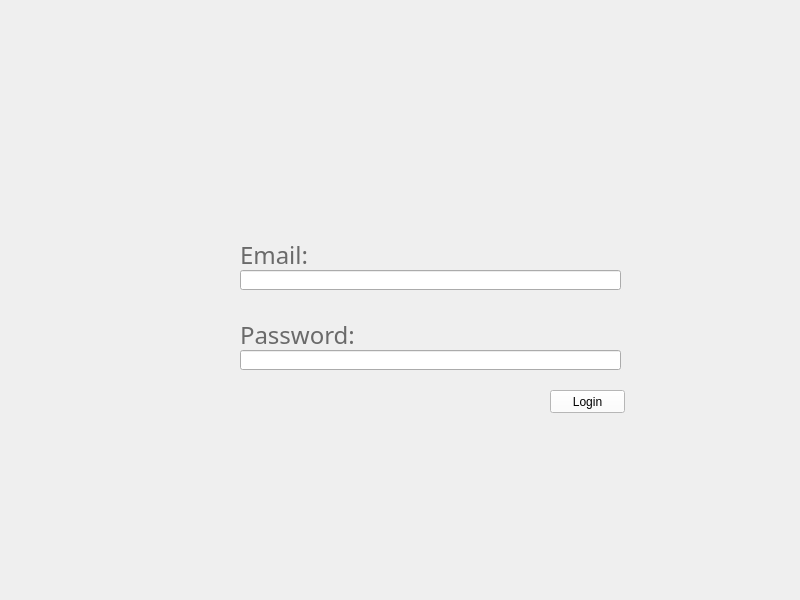
<?xml version="1.0" encoding="UTF-8"?>
<ui version="4.0">
 <class>customerLogin</class>
 <widget class="QMainWindow" name="customerLogin">
  <property name="geometry">
   <rect>
    <x>0</x>
    <y>0</y>
    <width>800</width>
    <height>600</height>
   </rect>
  </property>
  <property name="windowTitle">
   <string>MainWindow</string>
  </property>
  <property name="autoFillBackground">
   <bool>false</bool>
  </property>
  <widget class="QWidget" name="centralwidget">
   <widget class="QLabel" name="label_bobappLogo">
    <property name="geometry">
     <rect>
      <x>300</x>
      <y>10</y>
      <width>220</width>
      <height>111</height>
     </rect>
    </property>
    <property name="text">
     <string/>
    </property>
    <property name="pixmap">
     <pixmap>../../Desktop/bobappLOGO.PNG</pixmap>
    </property>
    <property name="scaledContents">
     <bool>true</bool>
    </property>
   </widget>
   <widget class="QLineEdit" name="lineEdit_email">
    <property name="geometry">
     <rect>
      <x>240</x>
      <y>270</y>
      <width>381</width>
      <height>20</height>
     </rect>
    </property>
    <property name="inputMethodHints">
     <set>Qt::ImhEmailCharactersOnly</set>
    </property>
   </widget>
   <widget class="QLineEdit" name="lineEdit_password">
    <property name="geometry">
     <rect>
      <x>240</x>
      <y>350</y>
      <width>381</width>
      <height>20</height>
     </rect>
    </property>
    <property name="inputMethodHints">
     <set>Qt::ImhHiddenText|Qt::ImhNoAutoUppercase|Qt::ImhNoPredictiveText|Qt::ImhSensitiveData</set>
    </property>
    <property name="echoMode">
     <enum>QLineEdit::Password</enum>
    </property>
   </widget>
   <widget class="QLabel" name="label_email">
    <property name="geometry">
     <rect>
      <x>240</x>
      <y>230</y>
      <width>141</width>
      <height>51</height>
     </rect>
    </property>
    <property name="font">
     <font>
      <family>Century Gothic</family>
      <pointsize>18</pointsize>
     </font>
    </property>
    <property name="text">
     <string>&lt;html&gt;&lt;head/&gt;&lt;body&gt;&lt;p&gt;&lt;span style=&quot; color:#6a6a6a;&quot;&gt;Email:&lt;/span&gt;&lt;/p&gt;&lt;/body&gt;&lt;/html&gt;</string>
    </property>
   </widget>
   <widget class="QLabel" name="label_password">
    <property name="geometry">
     <rect>
      <x>240</x>
      <y>310</y>
      <width>141</width>
      <height>51</height>
     </rect>
    </property>
    <property name="font">
     <font>
      <family>Century Gothic</family>
      <pointsize>18</pointsize>
     </font>
    </property>
    <property name="text">
     <string>&lt;html&gt;&lt;head/&gt;&lt;body&gt;&lt;p&gt;&lt;span style=&quot; color:#6a6a6a;&quot;&gt;Password:&lt;/span&gt;&lt;/p&gt;&lt;/body&gt;&lt;/html&gt;</string>
    </property>
   </widget>
   <widget class="QPushButton" name="pushButton_custLogin">
    <property name="geometry">
     <rect>
      <x>550</x>
      <y>390</y>
      <width>75</width>
      <height>23</height>
     </rect>
    </property>
    <property name="whatsThis">
     <string/>
    </property>
    <property name="styleSheet">
     <string notr="true">background-color: rgb(255, 255, 255);
font: 8pt &quot;Segoe UI Semilight&quot;;</string>
    </property>
    <property name="text">
     <string>Login</string>
    </property>
   </widget>
  </widget>
 </widget>
 <resources/>
 <connections/>
</ui>
